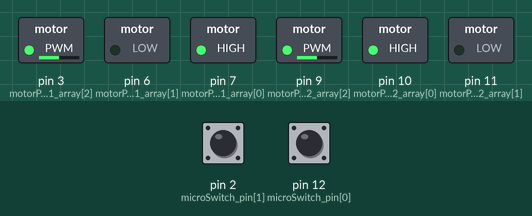
A sketch run on a simulated Arduino Uno, built with avr-gcc and run on an emulated ATmega328P. On the bench: switched loads named in the sketch (green lamp = pin HIGH). The inputs (shaded band) are chosen by the test bench; at power-on: pin 12 (microSwitch_pin[0]) LOW, pin 2 (microSwitch_pin[1]) LOW. What the sketch prints to the serial monitor is not drawn.

Above: at 0.8 s.
0.9 s: pin 12 (microSwitch_pin[0]) pulled HIGH for 0.15 s
At 2.0 s:
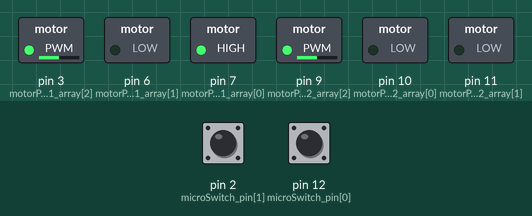
2.5 s: pin 2 (microSwitch_pin[1]) pulled HIGH for 0.15 s
At 3.0 s:
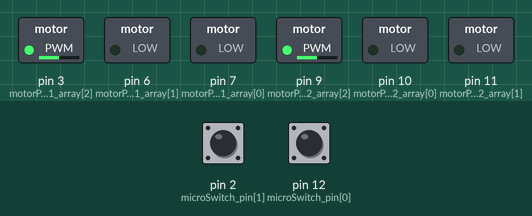
Timing chart, 0 to 5.5 s (numbered marks = the images above; inputs shaded):
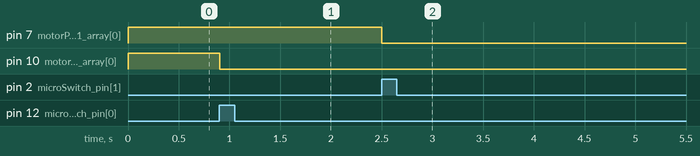

The sketch:

Nose_switch.ino
```cpp
const int microSwitch_pin[2] = {12, 2}; //right left

const int motorPin_1_array[3] = { 7, 6, 3};
const int motorPin_2_array[3] = {10, 11, 9}; //left

const int line_sensor[2] = {A3, A2}; //right left

void setup()
{
  Serial.begin( 9600 );

  pinMode( microSwitch_pin[0], INPUT );
  pinMode( microSwitch_pin[1], INPUT );

  pinMode( motorPin_1_array[0], OUTPUT );
  pinMode( motorPin_1_array[1], OUTPUT );
  //pinMode( motorPin_1_array[2], OUTPUT );

  pinMode( motorPin_2_array[0], OUTPUT );
  pinMode( motorPin_2_array[1], OUTPUT );
  //pinMode( motorPin_2_array[2], OUTPUT );

  driveForward( motorPin_1_array, 127 );
  driveForward( motorPin_2_array, 127 );

  int rightSwitch_val = digitalRead( microSwitch_pin[0] );
  int leftSwitch_val = digitalRead( microSwitch_pin[1] );

  Serial.println( rightSwitch_val );
  Serial.println( leftSwitch_val );

  while( !leftSwitch_val ) {
    leftSwitch_val = digitalRead( microSwitch_pin[0] );
    Serial.println( rightSwitch_val );
  }
  driveStop( motorPin_2_array );

  while( !rightSwitch_val ) {
    rightSwitch_val = digitalRead( microSwitch_pin[1] );
    Serial.print( leftSwitch_val );
  }
  driveStop( motorPin_1_array );


}

void loop ()
{
}

void driveForward( const int motorPin_array[], byte PWM_val ) {
  analogWrite( motorPin_array[2], PWM_val );
  digitalWrite( motorPin_array[0], 1 );
  digitalWrite( motorPin_array[1], 0 );
}

void driveBackward( const int motorPin_array[], byte PWM_val ) {
  analogWrite( motorPin_array[2], PWM_val );
  digitalWrite( motorPin_array[0], 0 );
  digitalWrite( motorPin_array[1], 1 );
}

void driveStop( const int motorPin_array[] ) {
  //analogWrite( motorPin_array[2], 0 );
  digitalWrite( motorPin_array[0], 0 );
  digitalWrite( motorPin_array[1], 0 );
}
```

Measured:
- after the input at 0.9 s, pin 10 (motorPin_2_array[0]): HIGH → LOW at once
- after the input at 2.5 s, pin 7 (motorPin_1_array[0]): HIGH → LOW at once
